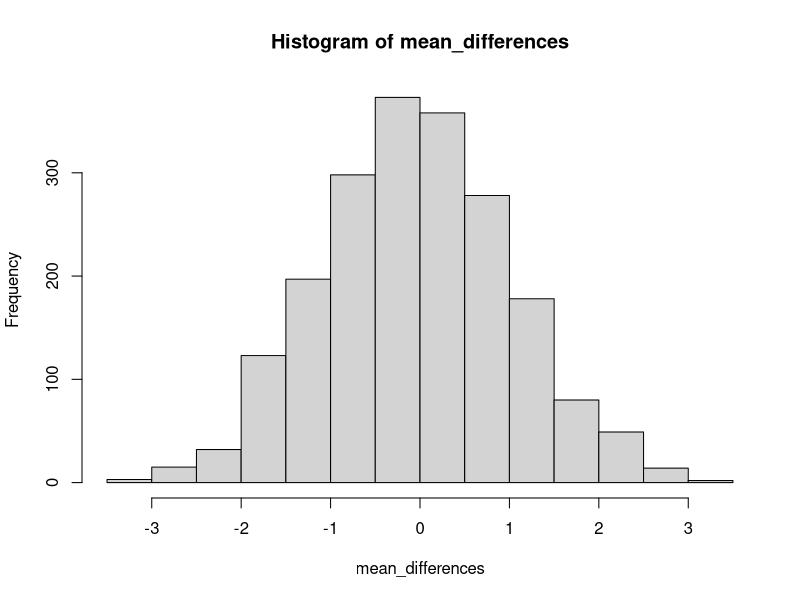
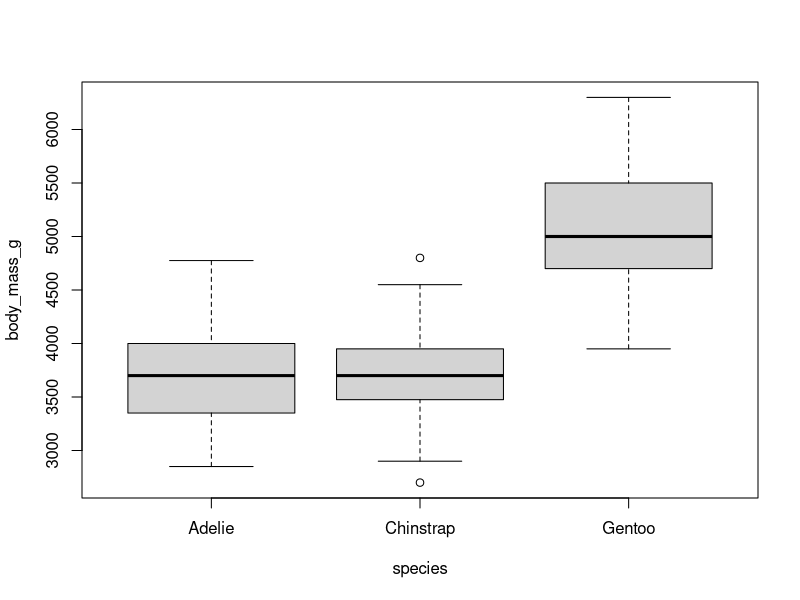
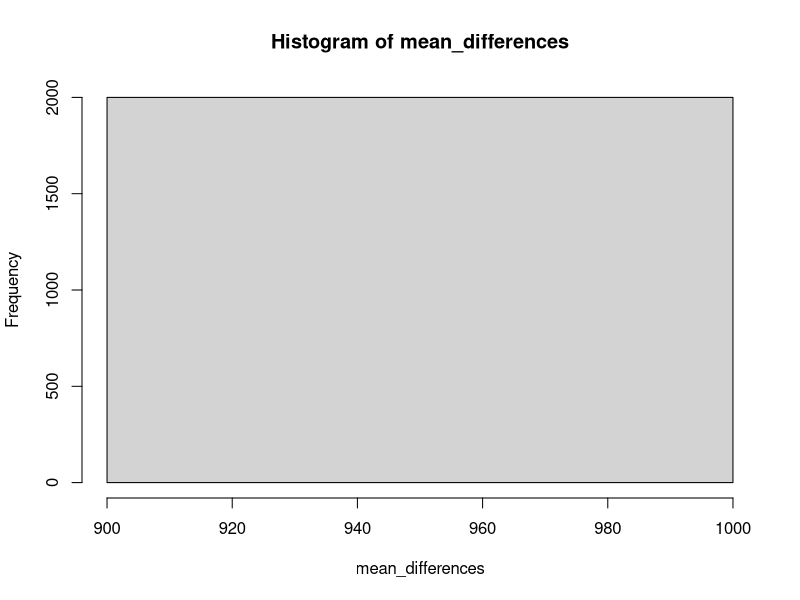

Write R code to recreate these figures, in order.
# ---- Question 1 ----
#Sample Standard Error Function
require(palmerpenguins)

rm(list = ls())

sse_mean = function(x)
{ na.x = is.na(x)         #Turns the numerical data into logical data
x2 = x[na.x == FALSE]     #Tells function to exclude missing data and call this new data x2
sd.x2 = sd(x2)            #Determines the standard deviation and assigns it to a new vector sd.x2
n = length(x2)            #Finds the length of the data thats available and assigns it n
sd.x2/(sqrt(n))}          #This performs the equation to determine sample standard error

sse_mean(penguins$body_mass_g)
sse_mean(mtcars$mpg)

sse_mean(penguins$bill_depth_mm)

# ---- Question 2 ----
#Two Group Resampling

#performing 2 group resample using available vector data (x) producing
#2 seperate samples from that population
two_group_resample=function(x, n_1, n_2)
  
{
  
  
  dat_1 = sample(x, n_1, replace = TRUE) #sample called dat_1 using data of x for sample 1, replacement style sampling
  dat_2 = sample(x, n_2, replace = TRUE) #sample called dat_2 using data of x for sample 2, replacement style sampling
  
  diff_simulated = #determining differnce in sample means
    mean(dat_1, na.rm = TRUE) - mean(dat_2, na.rm = TRUE)
  return(diff_simulated)
  
}

# ---- Question 3 ----

# This is monte carlo style resampling.As the columns of data are broken and not intact this supports null hypothesis.

# ---- Question 4 ----

#using the two group resample as an example
dat_pen = droplevels(subset(penguins, species != "Gentoo")) #Droplevels removes unused factors from a dataframe
                                                            #"!=" is a logical test for not being equal to
                                                            # "==" is a logical test for equality
#the 50, 50 is the sample size
two_group_resample(penguins$flipper_length_mm, 50, 50)

n = 2000                #this runs the simulation 200 times
mean_differences = c()   #creating a empty vector (holder) for the experiment results to populate
for (i in 1:n)           #This is the loop initiator and states the loop should run "n" times
{
  mean_differences = c( 
    mean_differences,
    two_group_resample(dat_pen$flipper_length_mm, 68, 152)
  )
}

hist(mean_differences)
head(mean_differences)

# ---- Question 5 ----
#Below will account for negative values to find the mean difference
#greater than 5.8 by using the absolute value. This equation then
#sums these differences
sum(abs(mean_differences) > 5.8)
#answer is 18 to question 5

# ---- Question 6 ----
#based on the low p value estimated trials would be 10 million

# ---- Question 7 ----
#how to make a boxplot example (replace flipper)
boxplot(body_mass_g ~ species, data = penguins)


# ---- Question 8 ----

agg_means = aggregate(
  body_mass_g ~ species, 
  data = dat_pen, 
  FUN = "mean", 
  na.rm = TRUE)
diff_observed = diff(agg_means[, 2])

agg_means
diff_observed

shapiro.test(dat_pen$body_mass_g)

# ---- Question 9 ----


# ---- Question 10 ----

agg_means = aggregate(
  body_mass_g ~ species, 
  data = dat_pen, 
  FUN = "mean", 
  na.rm = TRUE)
diff_observed = diff(agg_means[, 2])

agg_means
diff_observed

t.test(dat_pen$body_mass_g ~ dat_pen$species)

two_group_resample=function(x, n_1, n_2)
  
  n = 1000                #this runs the simulation 200 times
mean_differences = c()   #creating a empty vector (holder) for the experiment results to populate
for (i in 1:n)           #This is the loop initiator and states the loop should run "n" times
{
  mean_differences = c( 
    mean_differences,
    two_group_resample(dat_pen$body_mass_g, 68, 152)
  )
}

hist(mean_differences)
head(mean_differences)

diff_crit = sum(abs(mean_differences))
diff_crit
# ---- Question 11 ----

